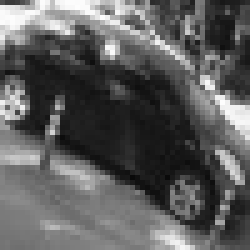
#> input picture PCA/hatchback/PIC_0.jpg, 50 x 50 px, found by its file name (shown 5 times larger); its folder holds 4 pictures in this run
$ python pca.py
#> lines starting #> are read from the running program, lines starting #| are printed output that depends on the picture
import time
import cv2
import os
import numpy as np
from numpy import linalg as LA
import matplotlib.pyplot as plt

folder_path = 'C:/Users/Aksel/Documents/SKOLE/NTNU/host2024/datadrevet/IT3212-Assignment-2/PCA/hatchback'

# Convert images to grayscale and save
imageList = []
for filename in os.listdir(folder_path):
    img_path = os.path.join(folder_path, filename)
    image = cv2.imread(img_path)
#> image is the input picture: shape (50, 50, 3); min 9, max 253, mean 93.1
    gray_image = cv2.cvtColor(image, cv2.COLOR_BGR2GRAY)
    # Resize the image to 300x300
    gray_image = cv2.resize(gray_image, (50, 50))
    cv2.imwrite(img_path, gray_image)
    imageList.append(gray_image)


# Normalize pixel values
scaled_images = []
#> scaled_images = []

for filename in os.listdir(folder_path):
    img_path = os.path.join(folder_path, filename)
    # Read in grayscale mode for it to be a 2D array already
    image = cv2.imread(img_path, cv2.IMREAD_GRAYSCALE)
#> image: shape (50, 50); min 10, max 253, mean 93.1
    # Divide by 255 to get value between 0-1
    scaled_image = image / 255
    scaled_images.append(scaled_image)

# Flatten to 1D images and add to list to make 2D image list
images_2d = []
#> images_2d = []

for imageArray in scaled_images:
    flattened_image  = np.array(imageArray).ravel()
    images_2d.append(flattened_image)

images_2d = np.array(images_2d)

# Calculate the covariance matrix
imageMean = np.mean(images_2d, axis=0)
images_2d = images_2d - np.mean(images_2d, axis=0)
cov_matrix = np.cov(images_2d, rowvar=False)
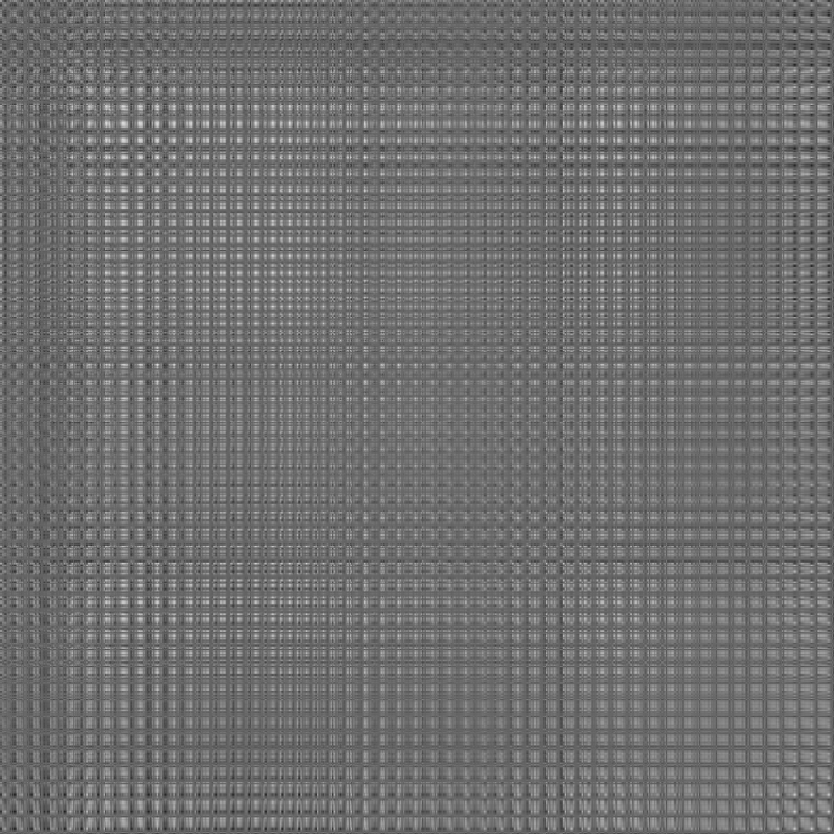
#> cov_matrix: shape (2500, 2500) float64 (shown at 1/3 size); min -0.161, max 0.247, mean 0.0187; drawn with min black and max white

# Calculate the eigenvectors and eigenvalues of the covariance matrix
start_time = time.time()
eigenvalues, eigenvectors = LA.eig(cov_matrix)
eigenvalues = np.real(eigenvalues)
eigenvectors = np.real(eigenvectors)
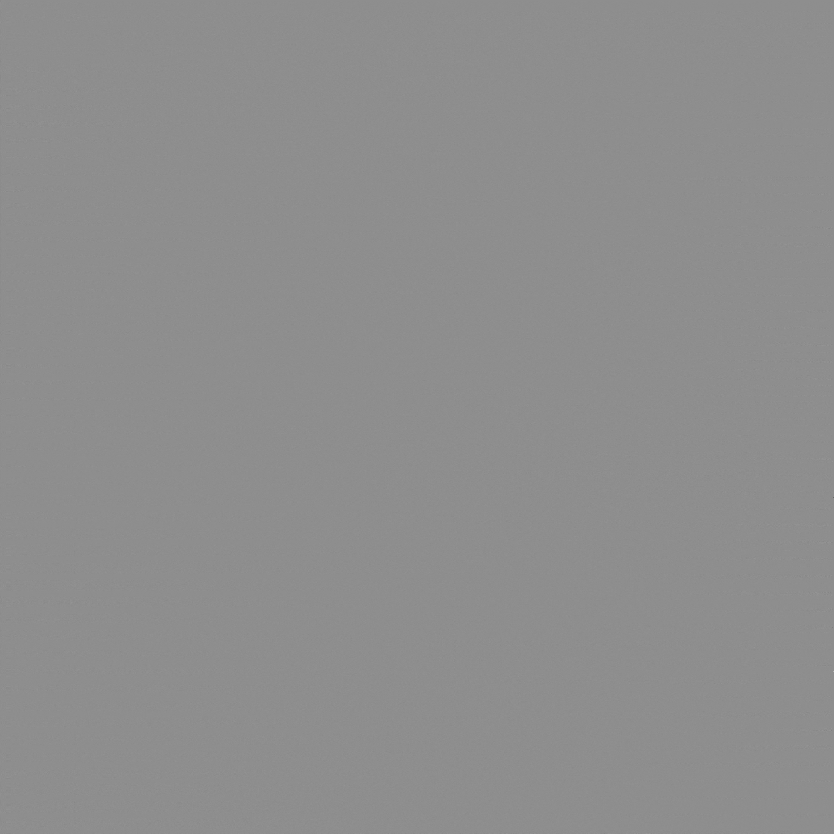
#> eigenvectors: shape (2500, 2500) float64 (shown at 1/3 size); min -0.894, max 0.707, mean -1.4e-05; drawn with min black and max white

# Sort eigenvectors based on eigenvalues in descending order
vectorDict = {}
for i in range(0, len(eigenvalues)):
    vectorDict[tuple(eigenvectors[:,i])] = eigenvalues[i]

vectorDict = dict(sorted(vectorDict.items(), key=lambda item: item[1], reverse=True))

# Get the top k eigenvectors to create principal components
k = 2
PCs =  list(vectorDict.keys())[:k]
PCs = np.array(PCs)

# Project images onto lower dimensionality space (k dimensions)
reducedImages = np.dot(images_2d, PCs.T)

# Reconstruct images using principal components
reconstructedImages = np.dot(reducedImages, PCs) + imageMean

reconstructedImages = reconstructedImages.reshape(-1, 50, 50)


# Display one set of reconstructed images
'''plt.figure(figsize=(12, 6))
for i in range (0,6):
    plt.subplot(2,3,i+1)
    plt.imshow(reconstructedImages[i], cmap='gray')
    plt.axis('off')

plt.tight_layout()
plt.show()'''

# Calculate and plot the amount of variance contained in the principal components
'''variances_k = []
totalVariance = np.sum(eigenvalues)

for i in range (0, 200):
    sorted_indices = np.argsort(eigenvalues)[::-1]
    sorted_eigenvalues = eigenvalues[sorted_indices]
    contained_variance = np.sum(sorted_eigenvalues[:i]) / totalVariance
    variances_k.append(contained_variance)

plt.figure(figsize=(12, 6))
plt.plot(variances_k, label='Variance retained by k PCs')
plt.axhline(y=1, color='r', linestyle='--', linewidth=2, label='Total Variance')
plt.xticks(np.arange(0, len(variances_k), 10))
plt.xlabel('k-PCs')
plt.ylabel('Variance')

plt.legend()
plt.grid()
plt.show()'''

# Show original images with reconstructions
'''k_list = [2, 60, 100, 200]
recon_list = []
for i in range(0,4):
    recon_list.append([imageList[i]])

for i in range(0,4):
    PCs =  list(vectorDict.keys())[:k_list[i]]
    PCs = np.array(PCs)
    reducedImages = np.dot(images_2d, PCs.T)
    reconstructedImages = np.dot(reducedImages, PCs) + imageMean
    reconstructedImages = reconstructedImages.reshape(-1, 50, 50)
    for j in range(0,4):
        recon_list[j].append(reconstructedImages[j])

# Plot originals with reconstructs
fig, axes = plt.subplots(nrows=4, ncols=5, figsize=(15, 12))
column_titles = ['Original Image', '2 PCs', '60 PCs', '100 PCs', '200 PCs']
for row in range(4):  # 4 rows
    for col in range(5):  # 5 images per row
        axes[row, col].imshow(recon_list[row][col], cmap='gray')  # Use cmap='gray' if images are grayscale
        axes[row, col].axis('off')  # Turn off the axis

        if row == 0:
                axes[row, col].set_title(column_titles[col], fontsize=12)
# Adjust layout so there's no overlap
plt.tight_layout()
plt.show()'''

# Get MSE between original images and reconstructed

k_list = [2, 60, 100, 200]
MSE_list = []
for kPCs in k_list:
    PCs =  list(vectorDict.keys())[:kPCs]
    PCs = np.array(PCs)
    reducedImages = np.dot(images_2d, PCs.T)
    reconstructedImages = np.dot(reducedImages, PCs) + imageMean
    reconstructedImages = reconstructedImages.reshape(-1, 50, 50)
    print(scaled_images[0][0] - reconstructedImages[0][0])
    # Compute MSE
    mse = np.mean((scaled_images - reconstructedImages) ** 2) * 100
    MSE_list.append(mse)
#> this loop made 4 passes
#> pass 3, `PCs = np.array(PCs)`:
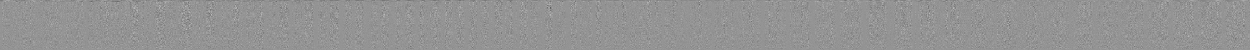
#> PCs: shape (100, 2500) float64 (shown at 1/2 size); min -0.175, max 0.127, mean -0.00015; drawn with min black and max white

print(MSE_list)
plt.figure(figsize=(10, 6))
plt.plot(k_list, MSE_list,  linestyle='-', color='b', label='MSE per PCs')
plt.xticks(k_list)  # Set the x-ticks to the values in k_list
plt.xlabel('Number of Principal Components (PCs)')
plt.ylabel('Mean Squared Error %')
plt.title('MSE vs Number of Principal Components')
plt.grid(True)
plt.legend()
plt.show()
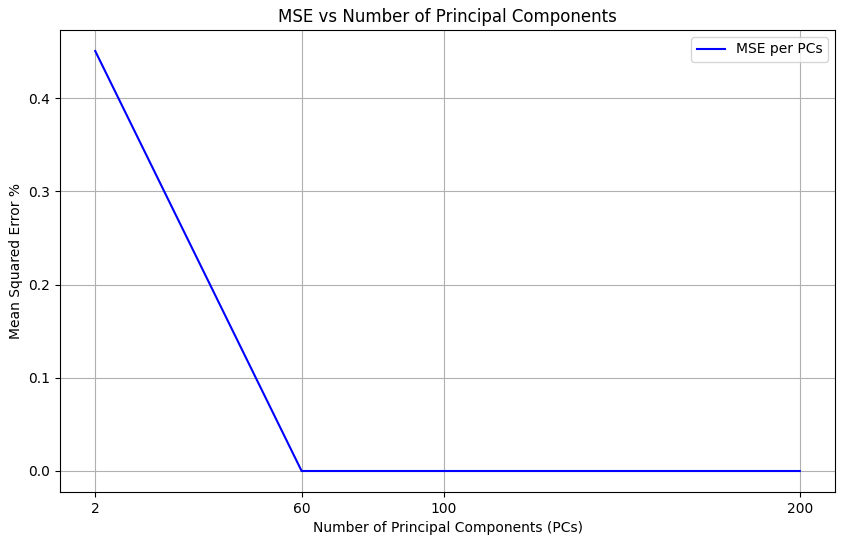
#> figure drawn by matplotlib, 1 panel
